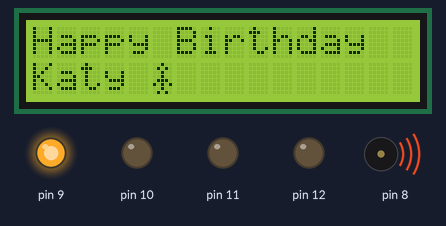
Simulated run of this sketch. Board: Arduino Uno, built with avr-gcc and run on an emulated ATmega328P. On the bench: 16×2 character LCD, output pins drawn as LEDs (lit = HIGH), buzzer (waves = sounding). Random numbers use the default seed unless the sketch sets one.

Above: at 0.5 s.
At 1.6 s:
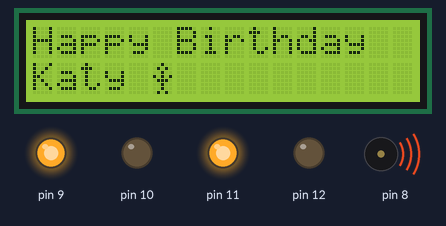
At 3.7 s:
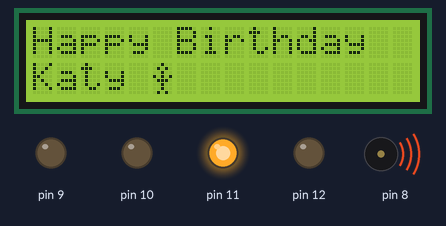
At 8.0 s:
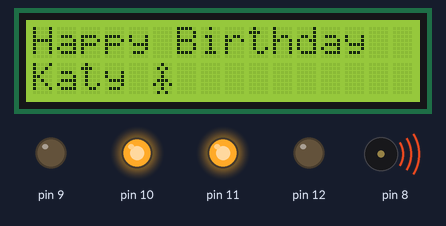
At 8.6 s:
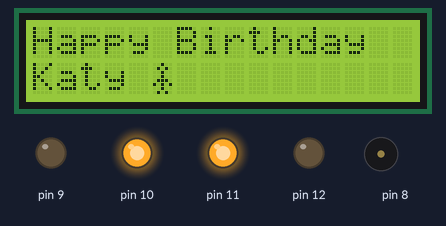
At 11.7 s:
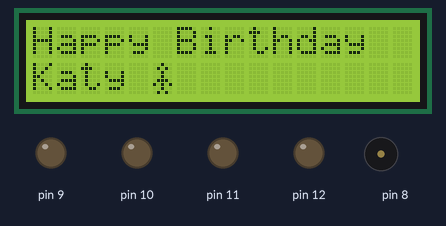
Timing chart, 0 to 13.2 s (numbered marks = the images above):
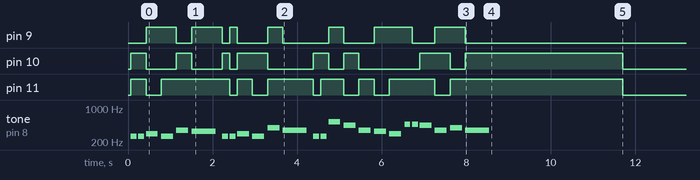

The sketch:

birthday.ino
```cpp
//RED 9;
//BLUE 10;
//WHITE 11;

#include "pitches.h"
#include <LiquidCrystal.h>

// initialize the library by associating any needed LCD interface pin
// with the arduino pin number it is connected to
const int rs = 7, en = 6, d4 = 5, d5 = 4, d6 = 3, d7 = 2;
LiquidCrystal lcd(rs, en, d4, d5, d6, d7);

byte armsDown[8] = {
  0b00100,
  0b01010,
  0b00100,
  0b00100,
  0b01110,
  0b10101,
  0b00100,
  0b01010
};

byte armsUp[8] = {
  0b00100,
  0b01010,
  0b00100,
  0b10101,
  0b01110,
  0b00100,
  0b00100,
  0b01010
};
//notes in the melody
int melody[] = {
  NOTE_C4, NOTE_C4, NOTE_D4, NOTE_C4, NOTE_F4, NOTE_E4, NOTE_C4, NOTE_C4, NOTE_D4, NOTE_C4, NOTE_G4, NOTE_F4, NOTE_C4, NOTE_C4, NOTE_C5, NOTE_A4, NOTE_F4, NOTE_E4, NOTE_D4, NOTE_AS4, NOTE_AS4, NOTE_A4, NOTE_F4, NOTE_G4, NOTE_F4
};

//note durations: 4 = quarter note, 8 = eight note, etc.
int noteDurations[] = {
  8, 8, 4, 4, 4, 2, 8, 8, 4, 4, 4, 2, 8, 8, 4, 4, 4, 4, 4, 8, 8, 4, 4, 4, 2,
};
int brightness = 100;
bool state = true;
void setup() {
  randomSeed(analogRead(0));
  lcd.begin(16, 2);

  // create a new character
  lcd.createChar(3, armsDown);
  // create a new character
  lcd.createChar(4, armsUp);

  lcd.setCursor(0, 0);
  // Print a message to the lcd.
  lcd.print("Happy Birthday ");
  lcd.setCursor(0,1);
  lcd.print("Katy");

  pinMode (9, OUTPUT);
  pinMode (10, OUTPUT);
  pinMode (11, OUTPUT);
  pinMode (12, OUTPUT);
  digitalWrite(12,LOW);

  for (int thisNote = 0 ; thisNote < 25 ; thisNote++) {
    if(state == true){
    state = false;
    lcd.setCursor(5, 1);
    // draw the little man, arms down:
    lcd.write(3);
  }
  else{
    state = true;
    lcd.setCursor(5, 1);
    // draw him arms up:
    lcd.write(4);
  }
    int randomLight1 = random(9, 12);
    int randomLight2 = random(9, 12);
    digitalWrite(9,LOW);
    digitalWrite(10,LOW);
    digitalWrite(11,LOW);
    digitalWrite (randomLight1, brightness);
    digitalWrite (randomLight2, brightness);
    //digitalWrite (random(9, 12), LOW);

    int noteDuration = 1130/noteDurations[thisNote];
    tone (8, melody[thisNote], noteDuration);

    int pause = noteDuration * 1.275;
    delay (pause);

    noTone(3);


  }

  delay(3000);
    digitalWrite(9, LOW);
    digitalWrite(10, LOW);
    digitalWrite(11, LOW);

}

void loop() {
  //no need to repeat

}
```
